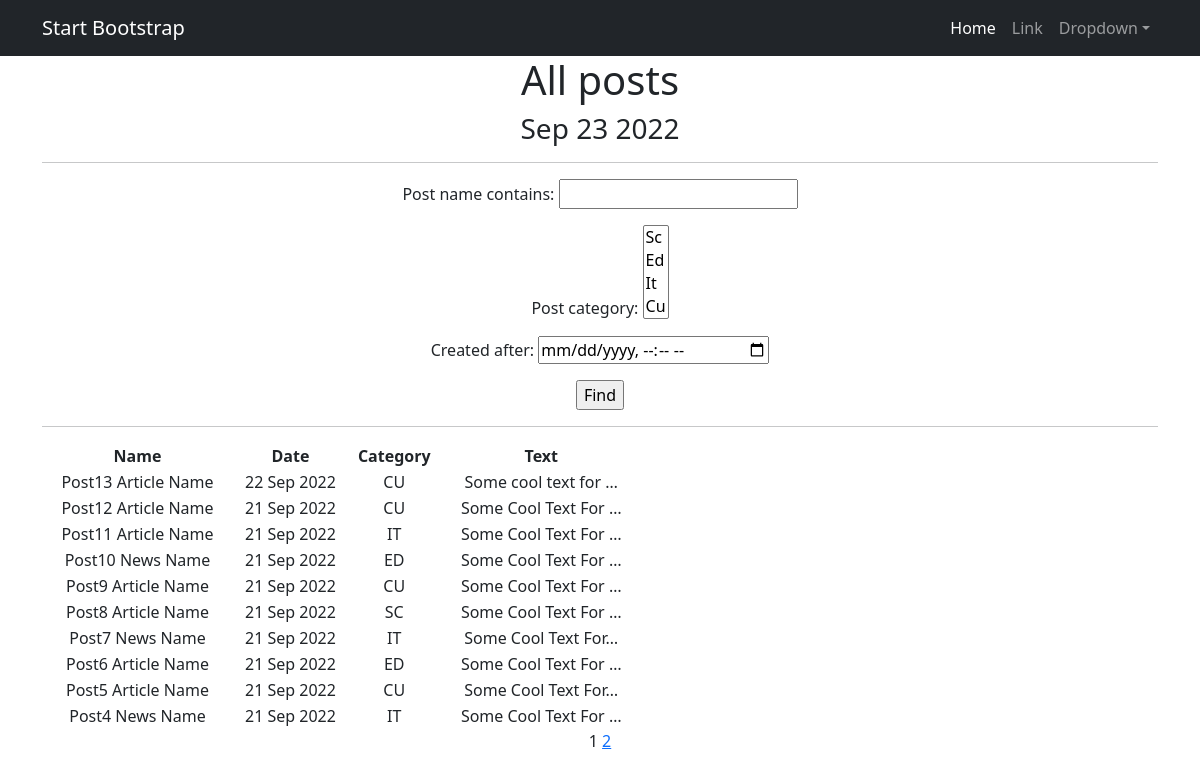
/posts/search/, run on the app's committed database.
### news/models.py (models this page shows, shortened)
class Post(models.Model):
    post_datetime = models.DateTimeField(auto_now_add=True)
    post_type = models.CharField(max_length=2, choices=TYPE, default=news)
    post_name = models.CharField(max_length=255)
    post_value = models.TextField()
    post_rate = models.SmallIntegerField(default=0)
    post_author = models.ForeignKey(Author, on_delete=models.CASCADE)
    post_category = models.ManyToManyField(to='Category', through='PostCategory')
    def preview(self):
        return '{}...'.format(self.post_value[:124])
    def __str__(self):
        return f'{self.post_name.title()}: {self.preview()}'

class Category(models.Model):
    category_name = models.CharField(max_length=64, unique=True)
    def __str__(self):
        return self.category_name.title()
    class Meta:
        verbose_name_plural = 'Categories'

### news/views.py (the view)
# urls.py: path('search/', PostSearch.as_view(), name='post_search'),
class PostSearch(ListView):
    model = Post
    ordering = '-post_datetime'
    template_name = 'post_search.html'
    context_object_name = 'posts'
    paginate_by = 10
    def get_queryset(self):
        queryset = super().get_queryset()
        self.filterset = PostFilter(self.request.GET, queryset)
        return self.filterset.qs
    def get_context_data(self, **kwargs):
        context = super().get_context_data(**kwargs)
        context['filterset'] = self.filterset
        return context

### news/templatetags/custom_filters.py (called while the page is built)
@register.filter()
def nofoobar(value):
    for word in BAD_WORDS:
        value = value.replace(word, word[0:1] + ('*' * (len(word) - 1)))
    return value

### news/templatetags/custom_tags.py (called while the page is built)
@register.simple_tag()
def current_time(format_string='%b %d %Y'):
    return datetime.utcnow().strftime(format_string)

@register.simple_tag(takes_context=True)
def url_replace(context, **kwargs):
    d = context['request'].GET.copy()
    for k, v in kwargs.items():
        d[k] = v
    return d.urlencode()

### templates/post_search.html (shortened to what this page needs)
{% extends 'flatpages/default.html' %}
{% load custom_filters %}
{% load custom_tags %}
{% block content %}
    <h1>All posts</h1>
    <h3>{% current_time %}</h3>
    <hr>
    <form action="" method="get">
        {{ filterset.form.as_p }}
        <input type="submit" value="Find">
    </form>
    <hr>
    {% if posts %}
        <table style="width:600px; height:150px">
            <tr>
                <td><b>Name</b></td>
                <td><b>Date</b></td>
                <td><b>Category</b></td>
                <td><b>Text</b></td>
            </tr>
            {% for post in posts %}
            <tr>
                <td>{{ post.post_name | nofoobar }}</td>
                <td>{{ post.post_datetime | date:'d M Y' }}</td>
                <td>
                    {% for cat in post.post_category.all %}
                    {{ cat.category_name }}
                    {% endfor %}
                </td>
                <td>{{ post.post_value | truncatechars:20 | nofoobar }}</td>
            </tr>
            {% endfor %}
        </table>
    {% else %}
        <h2>No posts</h2>
    {% endif %}
    {{ page_obj.number }}
    {% if page_obj.has_next %}
        <a href="?{% url_replace page=page_obj.next_page_number %}">{{ page_obj.next_page_number }}</a>
    {% endif %}
{% endblock content %}

### data on the page
Post: post_name|nofoobar "Post13 Article Name", post_datetime "22 Sep 2022", post_value|nofoobar "Some cool text for …"
Category: category_name "CU"
Post: post_name|nofoobar "Post12 Article Name", post_datetime "21 Sep 2022", post_value|nofoobar "Some Cool Text For …"
Post: post_name|nofoobar "Post11 Article Name", post_datetime "21 Sep 2022", post_value|nofoobar "Some Cool Text For …"
Category: category_name "IT"
Post: post_name|nofoobar "Post10 News Name", post_datetime "21 Sep 2022", post_value|nofoobar "Some Cool Text For …"
Category: category_name "ED"
Post: post_name|nofoobar "Post9 Article Name", post_datetime "21 Sep 2022", post_value|nofoobar "Some Cool Text For …"
Post: post_name|nofoobar "Post8 Article Name", post_datetime "21 Sep 2022", post_value|nofoobar "Some Cool Text For …"
Category: category_name "SC"
Post: post_name|nofoobar "Post7 News Name", post_datetime "21 Sep 2022", post_value|nofoobar "Some Cool Text For…"
Post: post_name|nofoobar "Post6 Article Name", post_datetime "21 Sep 2022", post_value|nofoobar "Some Cool Text For …"
Post: post_name|nofoobar "Post5 Article Name", post_datetime "21 Sep 2022", post_value|nofoobar "Some Cool Text For…"
Post: post_name|nofoobar "Post4 News Name", post_datetime "21 Sep 2022", post_value|nofoobar "Some Cool Text For …"

### other printed values
{{ page_obj.number }} "1"
{{ page_obj.next_page_number }} "2"
